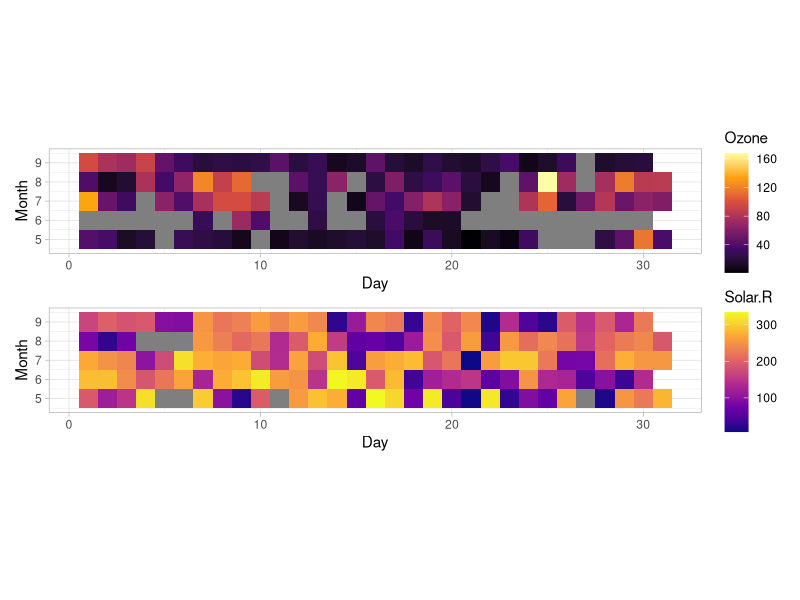

Reproduce this figure in R.
## ---- chunk 1
summary(airquality)
## ---- chunk 2
# airquality[!complete.cases(airquality),]
which(complete.cases(airquality) == F)
## ---- chunk 3
apply(airquality, 2, function(x) !is.na(x) ) |> xtabs(formula = ~.)
## ---- chunk 4
#| label: fig-missing-values
#| fig-cap: 缺失值分布在哪些天
#| fig-width: 6
#| fig-height: 3
#| fig-showtext: true

library(ggplot2)
p1 <- ggplot(data = airquality, aes(x = Day, y = Month)) +
  geom_tile(aes(fill = Ozone)) +
  scale_fill_viridis_c(option = "B") +
  coord_equal() +
  theme_light()

p2 <- ggplot(data = airquality, aes(x = Day, y = Month)) +
  geom_tile(aes(fill = Solar.R)) +
  scale_fill_viridis_c(option = "C") +
  coord_equal() +
  theme_light()

library(patchwork)
p1 / p2
## ---- chunk 5
airquality2 <- airquality
airquality2$Ozone[is.na(airquality2$Ozone)] <- mean(airquality2$Ozone, na.rm = T)
# Solar.R 列的缺失值所在行
which(complete.cases(airquality2) == F)
